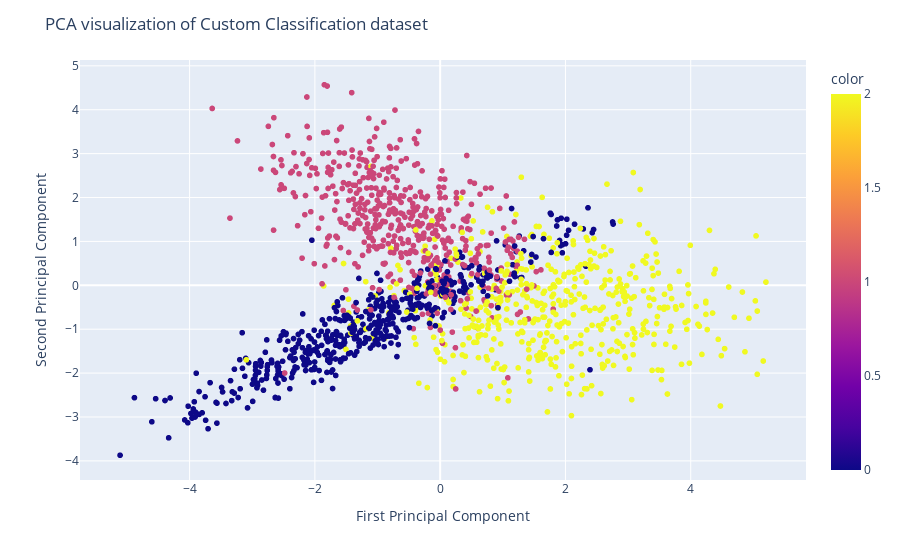

The cell this chart's notebook holds for it:
### Markdown cell above
### PCA Visualization Python
We can now visualize the results by displaying two PCA components on a scatter plot.

x: First component y: Second companion color: target variable. We have also used the update_layout function to add a title and rename the x-axis and y-axis.

### Code cell
fig = px.scatter(x=X_pca[:, 0], y=X_pca[:, 1], color=y)
fig.update_layout(
    title="PCA visualization of Custom Classification dataset",
    xaxis_title="First Principal Component",
    yaxis_title="Second Principal Component",
)
fig.show()

### Figure 1 — Plotly figure (JSON) as saved in the notebook; plotly's stock layout.template omitted (floating-point values rounded to 4 significant figures; data arrays with more than 128 entries replaced by an {"elided": "..."} marker saying what was removed)
{"data": [{"hovertemplate": "x=%{x}<br>y=%{y}<br>color=%{marker.color}<extra></extra>", "legendgroup": "", "marker": {"color": {"elided": "1500 int values"}, "coloraxis": "coloraxis", "symbol": "circle"}, "mode": "markers", "name": "", "showlegend": false, "type": "scattergl", "x": {"elided": "1500 float values"}, "xaxis": "x", "y": {"elided": "1500 float values"}, "yaxis": "y"}], "layout": {"coloraxis": {"colorbar": {"title": {"text": "color"}}, "colorscale": [[0, "#0d0887"], [0.1111, "#46039f"], [0.2222, "#7201a8"], [0.3333, "#9c179e"], [0.4444, "#bd3786"], [0.5556, "#d8576b"], [0.6667, "#ed7953"], [0.7778, "#fb9f3a"], [0.8889, "#fdca26"], [1, "#f0f921"]]}, "legend": {"tracegroupgap": 0}, "margin": {"t": 60}, "title": {"text": "PCA visualization of Custom Classification dataset"}, "xaxis": {"anchor": "y", "domain": [0, 1], "title": {"text": "First Principal Component"}}, "yaxis": {"anchor": "x", "domain": [0, 1], "title": {"text": "Second Principal Component"}}}}
